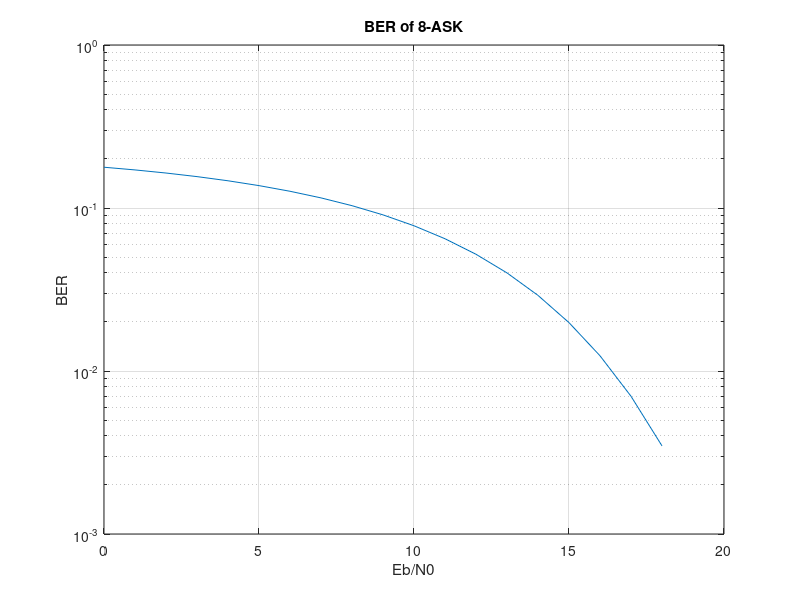

The MATLAB script that drew this image: (Note: this script raises an error after producing the figure.)
clear all; close all; clc;
k=4; M=30000; d=3; nsamp=16; EbNo=15; L=2^k;

%theoretical BER
EbNo=0:18;
BERtheor=(L-1)/L*erfc(sqrt(3*k/(L^2-1).*10.^(EbNo/10)))/k;
figure(1)
semilogy(EbNo,BERtheor);
grid on;
title("BER of 8-ASK");
xlabel("Eb/N0"); ylabel("BER");
hold on;

%simulation
BER=zeros(1,18);
for n=0:17
    BER(n+1)=ask_errors_3_orthogonal(k,M,nsamp,n,d)/M/k;
end
plot(0:17,BER,'*')
legend("theoretical","simulated")
hold off;

%3b
% Διάνυσμα τυχαίων ακεραίων {±1, ±3, ... ±(L-1)}*d/2
x=(2*floor(L*rand(1,M))-L+1)*d/2;
A=[-L+1:2:L-1]*d/2;
figure(2)
stem(x(1:20)); title("x");

h=ones(1,nsamp); % κρουστική απόκριση φίλτρου πομπού 
h=h/sqrt(h*h');  % (ορθογωνικός παλμός μοναδιαίας ενέργειας)
y=upsample(x,nsamp); % μετατροπή στο πυκνό πλέγμα
y=conv(y,h); % το προς εκπομπή σήμα
y=y(1:M*nsamp); % περικόπτεται η ουρά που αφήνει η συνέλιξη
figure(3)
stem(y(1:20*nsamp)); title("y");
ynoisy=y; % θεωρώ μηδενικό θόρυβο
for i=1:nsamp matched(i)=h(end-i+1); end
yrx=conv(ynoisy,matched); 
figure(4)
stem(yrx(1:20*nsamp)); title("yrx");